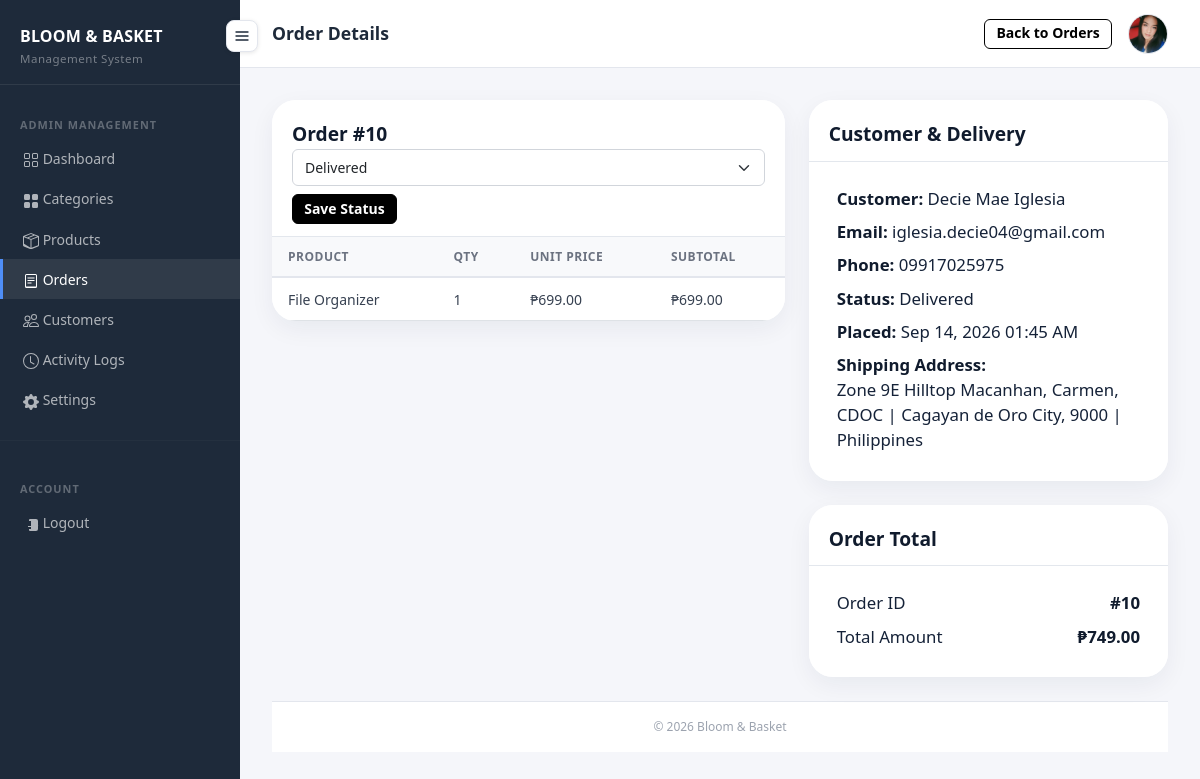
The page /admin_order_details.php?order_id=10 (signed in) on the database its author committed.
### tables this page shows
CREATE TABLE `orders` (
  `order_id` int(11) NOT NULL AUTO_INCREMENT,
  `user_id` int(11) NOT NULL,
  `order_date` timestamp NOT NULL DEFAULT current_timestamp(),
  `total_amount` decimal(10,2) NOT NULL,
  `status` varchar(20) NOT NULL DEFAULT 'Pending',
  `shipping_address` text DEFAULT NULL,
  `payment_method` varchar(50) DEFAULT NULL,
  `payment_status` varchar(20) DEFAULT NULL,
  `shipping_fee` decimal(10,2) DEFAULT 0.00,
  PRIMARY KEY (`order_id`),
  KEY `fk_orders_user` (`user_id`),
  CONSTRAINT `fk_orders_user` FOREIGN KEY (`user_id`) REFERENCES `users` (`user_id`) ON DELETE CASCADE ON UPDATE CASCADE
);

CREATE TABLE `order_details` (
  `order_detail_id` int(11) NOT NULL AUTO_INCREMENT,
  `order_id` int(11) NOT NULL,
  `product_id` int(11) NOT NULL,
  `quantity` int(11) NOT NULL,
  `unit_price` decimal(10,2) NOT NULL,
  `subtotal` decimal(10,2) NOT NULL,
  PRIMARY KEY (`order_detail_id`),
  KEY `fk_order_details_order` (`order_id`),
  KEY `fk_order_details_product` (`product_id`),
  CONSTRAINT `fk_order_details_order` FOREIGN KEY (`order_id`) REFERENCES `orders` (`order_id`) ON DELETE CASCADE ON UPDATE CASCADE,
  CONSTRAINT `fk_order_details_product` FOREIGN KEY (`product_id`) REFERENCES `products` (`product_id`) ON DELETE CASCADE ON UPDATE CASCADE
);

CREATE TABLE `products` (
  `product_id` int(11) NOT NULL AUTO_INCREMENT,
  `category_id` int(11) NOT NULL,
  `created_by` int(11) DEFAULT NULL,
  `updated_by` int(11) DEFAULT NULL,
  `product_name` varchar(150) NOT NULL,
  `description` text DEFAULT NULL,
  `price` decimal(10,2) NOT NULL,
  `stock_quantity` int(11) NOT NULL DEFAULT 0,
  `image_url` varchar(255) DEFAULT NULL,
  `created_at` timestamp NOT NULL DEFAULT current_timestamp(),
  PRIMARY KEY (`product_id`),
  KEY `fk_products_category` (`category_id`),
  KEY `fk_products_created_by` (`created_by`),
  KEY `fk_products_updated_by` (`updated_by`),
  CONSTRAINT `fk_products_category` FOREIGN KEY (`category_id`) REFERENCES `categories` (`category_id`) ON DELETE CASCADE ON UPDATE CASCADE,
  CONSTRAINT `fk_products_created_by` FOREIGN KEY (`created_by`) REFERENCES `admins` (`admin_id`) ON DELETE SET NULL ON UPDATE CASCADE,
  CONSTRAINT `fk_products_updated_by` FOREIGN KEY (`updated_by`) REFERENCES `admins` (`admin_id`) ON DELETE SET NULL ON UPDATE CASCADE
);

CREATE TABLE `users` (
  `user_id` int(11) NOT NULL AUTO_INCREMENT,
  `first_name` varchar(50) NOT NULL,
  `last_name` varchar(50) NOT NULL,
  `email` varchar(100) NOT NULL,
  `password` varchar(255) NOT NULL,
  `phone_number` varchar(20) DEFAULT NULL,
  `created_at` timestamp NOT NULL DEFAULT current_timestamp(),
  PRIMARY KEY (`user_id`),
  UNIQUE KEY `email` (`email`)
);

### includes/customer_system.php (called while the page is built, shortened)
<?php
function orderStatusOptions(): array
{
    return ['Pending', 'Confirmed', 'Processing', 'Shipped', 'Delivered', 'Cancelled'];
}
function orderStatusBadgeClass(string $status): string
{
    return match (strtolower(trim($status))) {
        'confirmed' => 'status-confirmed',
        'processing' => 'status-processing',
        'shipped' => 'status-shipped',
        'delivered' => 'status-delivered',
        'cancelled' => 'status-cancelled',
        default => 'status-pending',
    };
}

### admin_order_details.php (the view, shortened to what this page needs)
<?php
require_once 'includes/customer_system.php';
$conn = getConnection();
$orderId = (int)($_GET['order_id'] ?? ($_POST['order_id'] ?? 0));
$stmt = $conn->prepare(
    'SELECT o.order_id, o.order_date, o.total_amount, o.status, o.shipping_address,
            u.first_name, u.last_name, u.email, u.phone_number
     FROM orders o
     INNER JOIN users u ON u.user_id = o.user_id
     WHERE o.order_id = ?
     LIMIT 1'
);
$stmt->bind_param('i', $orderId);
$stmt->execute();
$order = $stmt->get_result()->fetch_assoc();
$stmt = $conn->prepare(
    'SELECT od.order_detail_id, od.quantity, od.unit_price, od.subtotal,
            p.product_name, p.image_url
     FROM order_details od
     INNER JOIN products p ON p.product_id = od.product_id
     WHERE od.order_id = ?
     ORDER BY od.order_detail_id ASC'
);
$stmt->bind_param('i', $orderId);
$stmt->execute();
$orderItems = $stmt->get_result()->fetch_all(MYSQLI_ASSOC);
?>
<!DOCTYPE html>
<html lang="en">
<head>
    <link rel="stylesheet" href="https://cdn.jsdelivr.net/npm/bootstrap@5.3.3/dist/css/bootstrap.min.css">
    <link rel="stylesheet" href="assets/style.css">
</head>
<body class="admin-ui">
<?php $activePage = 'admin-orders'; require_once 'includes/sidebar.php'; ?>
<div id="main-content">
    <?php
    $pageTitle = 'Order Details';
    $topbarActions = '<a href="admin_orders.php" class="btn btn-outline-primary btn-sm">Back to Orders</a>';
    require_once 'includes/admin_topbar.php';
    ?>
    <div class="page-content">
        <div class="row g-4">
            <div class="col-lg-7">
                <div class="customer-card mb-4">
                    <div class="card-header d-flex justify-content-between align-items-center flex-wrap gap-2">
                        <span>Order #<?= (int)$order['order_id'] ?></span>
                        <form method="post" class="d-flex gap-2 align-items-center flex-wrap">
                            <select name="status" class="form-select form-select-sm" style="min-width:160px">
                                <?php foreach (orderStatusOptions() as $status): ?>
                                    <option value="<?= htmlspecialchars($status) ?>" <?= $status === $order['status'] ? 'selected' : '' ?>><?= htmlspecialchars($status) ?></option>
                                <?php endforeach; ?>
                            </select>
                            <button type="submit" class="btn btn-primary btn-sm">Save Status</button>
                        </form>
                    </div>
                    <div class="table-responsive">
                        <table class="table mb-0 align-middle">
                            <thead>
                                <tr>
                                    <th>Product</th>
                                    <th>Qty</th>
                                    <th>Unit Price</th>
                                    <th>Subtotal</th>
                                </tr>
                            </thead>
                            <tbody>
                                <?php foreach ($orderItems as $item): ?>
                                    <tr>
                                        <td><?= htmlspecialchars($item['product_name']) ?></td>
                                        <td><?= (int)$item['quantity'] ?></td>
                                        <td>₱<?= number_format((float)$item['unit_price'], 2) ?></td>
                                        <td>₱<?= number_format((float)$item['subtotal'], 2) ?></td>
                                    </tr>
                                <?php endforeach; ?>
                            </tbody>
                        </table>
                    </div>
                </div>
            </div>
            <div class="col-lg-5">
                <div class="customer-card mb-4">
                    <div class="card-header">Customer & Delivery</div>
                    <div class="card-body">
                        <div class="mb-2"><strong>Customer:</strong> <?= htmlspecialchars(trim($order['first_name'] . ' ' . $order['last_name'])) ?></div>
                        <div class="mb-2"><strong>Email:</strong> <?= htmlspecialchars($order['email']) ?></div>
                        <div class="mb-2"><strong>Phone:</strong> <?= htmlspecialchars($order['phone_number'] ?? 'N/A') ?></div>
                        <div class="mb-2"><strong>Status:</strong> <span class="order-status-badge <?= htmlspecialchars(orderStatusBadgeClass((string)$order['status'])) ?>"><?= htmlspecialchars($order['status']) ?></span></div>
                        <div class="mb-2"><strong>Placed:</strong> <?= htmlspecialchars(date('M d, Y h:i A', strtotime($order['order_date']))) ?></div>
                        <div><strong>Shipping Address:</strong><br><?= nl2br(htmlspecialchars($order['shipping_address'] ?? '')) ?></div>
                    </div>
                </div>
                <div class="customer-card">
                    <div class="card-header">Order Total</div>
                    <div class="card-body">
                        <div class="d-flex justify-content-between mb-2"><span>Order ID</span><strong>#<?= (int)$order['order_id'] ?></strong></div>
                        <div class="d-flex justify-content-between"><span>Total Amount</span><strong>₱<?= number_format((float)$order['total_amount'], 2) ?></strong></div>
                    </div>
                </div>
            </div>
</div>
    <div class="page-footer">
        &copy; <?= date('Y') ?> Bloom &amp; Basket
    </div>
</div>
</body>
</html>

### includes/admin_topbar.php (shortened to what this page needs)
<?php
$adminPhotoPath = null;
$adminEmail = $_SESSION['admin_email'] ?? null;
if ($adminEmail) {
    $topbarConn = getConnection();
    $adminStmt = $topbarConn->prepare('SELECT photo_path FROM admins WHERE email = ? LIMIT 1');
    if ($adminStmt) {
        $adminStmt->bind_param('s', $adminEmail);
        $adminStmt->execute();
        $adminRow = $adminStmt->get_result()->fetch_assoc();
        $adminPhotoPath = $adminRow['photo_path'] ?? null;
    }
}
?>
<div class="page-topbar d-flex justify-content-between align-items-center flex-wrap gap-3">
    <div>
        <h1><?= htmlspecialchars($pageTitle ?? 'Admin Dashboard') ?></h1>
    </div>
    <div class="d-flex align-items-center gap-3">
        <?php if (!empty($topbarActions)): ?>
            <?= $topbarActions ?>
        <?php endif; ?>
        <div class="dropdown profile-menu">
            <button class="profile-btn" type="button" data-bs-toggle="dropdown" aria-expanded="false" aria-label="Account menu">
                <?php if ($adminPhotoPath): ?>
                    <img src="<?= htmlspecialchars($adminPhotoPath) ?>" alt="Profile photo">
                <?php else: ?>
                    <svg xmlns="http://www.w3.org/2000/svg" width="20" height="20" fill="none" stroke="currentColor" stroke-width="1.8" viewBox="0 0 24 24"><path stroke-linecap="round" stroke-linejoin="round" d="M12 12a4.5 4.5 0 1 0 0-9 4.5 4.5 0 0 0 0 9zM4.5 20.25a7.5 7.5 0 0 1 15 0"/></svg>
                <?php endif; ?>
            </button>
        </div>
    </div>
</div>

### assets/style.css (style rules this page uses)
body { background-color: #f5f6fa; font-family: 'Segoe UI', system-ui, -apple-system, sans-serif; }
.admin-ui #main-content { margin-left: 240px; min-height: 100vh; display: flex; flex-direction: column; transition: margin-left .2s ease; }
.page-topbar { background: #fff; border-bottom: 1px solid #e3e6ed; padding: .85rem 2rem; }
.page-topbar h1 { font-size: 1.1rem; font-weight: 600; color: #1e2a3a; margin: 0; }
.profile-menu .profile-btn { width: 40px; height: 40px; border-radius: 50%; display: flex; align-items: center; justify-content: center; background: #f1f5f9; color: #334155; border: 1px solid #e3e6ed; padding: 0; }
.profile-menu .profile-btn::after { display: none; }
.profile-menu .profile-btn img { width: 100%; height: 100%; border-radius: 50%; object-fit: cover; }
.page-content { flex: 1; padding: 2rem; }
.table thead th { background-color: #f8f9fb; font-size: .75rem; font-weight: 700; letter-spacing: .5px; text-transform: uppercase; color: #6b7280; border-bottom: 2px solid #e3e6ed; padding: .65rem 1rem; }
.table td { font-size: .875rem; color: #374151; padding: .65rem 1rem; vertical-align: middle; }
.form-control, .form-select { font-size: .875rem; border: 1px solid #d1d5db; border-radius: 6px; padding: .45rem .75rem; }
.btn { display: inline-flex; align-items: center; justify-content: center; gap: .4rem; font-size: .875rem; font-weight: 600; line-height: 1.2; padding: .55rem 1rem; border-radius: 8px; transition: all .18s ease; }
.btn-primary { background-color: #000000; border-color: #000000; color: #fff; font-size: .875rem; font-weight: 600; padding: .55rem 1.1rem; }
.btn-outline-primary { border-color: #000000; color: #000000; }
.btn-sm { padding: .35rem .7rem; border-radius: 6px; }
.page-footer { padding: 1rem 2rem; font-size: .75rem; color: #9ca3af; border-top: 1px solid #e3e6ed; background: #fff; text-align: center; }

### admin_order_details.php (style rules this page uses)
.customer-card { display: block !important; visibility: visible !important; opacity: 1 !important; width: 100%; background: #ffffff !important; border: none !important; border-radius: 24px !important; box-shadow: 0 8px 25px rgba(20, 35, 60, 0.06) !important; overflow: hidden !important; margin-bottom: 24px !important; }
.customer-card .card-header { display: block !important; visibility: visible !important; background: #ffffff !important; background-image: none !important; color: #101b2d !important; border: none !important; border-bottom: 1px solid #e3e7ed !important; padding: 20px 20px 12px !important; font-size: 1.2rem !important; font-weight: 700 !important; }
.customer-card .card-body { display: block !important; visibility: visible !important; background: #ffffff !important; color: #152238 !important; padding: 24px 28px 28px !important; }
.customer-card .card-body strong { color: #101b2d !important; font-weight: 700; }
.customer-card .card-body > div { color: #152238; font-size: 1.05rem; line-height: 1.5; }
.customer-card .order-status-badge { display: inline-block; }

### rows shown on the page
orders: order_id "10", status "Delivered", user.last_name "Decie Mae Iglesia", user.email "iglesia.decie04@gmail.com", user.phone_number "09917025975", order_date "Sep 14, 2026 01:45 AM", shipping_address "Zone 9E Hilltop Macanhan, Carmen, CDOC | Cagayan de Oro City, 9000 | Philippines", total_amount "749.00"
order_details: product.product_name "File Organizer", quantity "1", unit_price "699.00", subtotal "699.00"

### other values the page prints
$pageTitle "Order Details"
